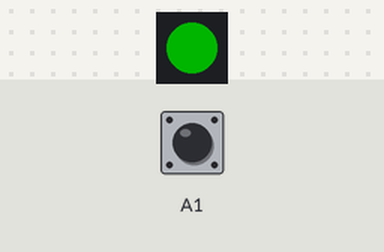
Bench run of a program on a simulated CircuitPython board. On the bench: 1 RGB LEDs in strip order, left to right. The inputs (shaded band) are chosen by the test bench; at power-on: A1 HIGH. Dim RGB values are drawn brighter than linear; USB keyboard and mouse output is not drawn.

Above: at 1.2 s.
1.3 s: A1 pulled LOW for 0.15 s
Timing chart, 0 to 4.3 s (numbered marks = the images above; inputs shaded):
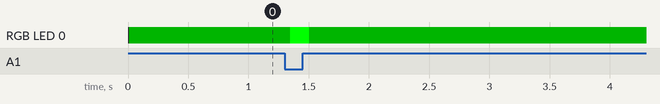

The program:

main.py
```python
import time
import board
import digitalio
import usb_hid
import adafruit_dotstar
from adafruit_hid.keyboard import Keyboard
from adafruit_hid.keycode import Keycode


class FootPedal:

    def __init__(self, callbacks, *, pin=board.A1):
        self.callbacks = callbacks
        switch = digitalio.DigitalInOut(pin)
        switch.direction = digitalio.Direction.INPUT
        switch.pull = digitalio.Pull.UP
        self.switch = switch
        self.updater = self.make_updater()

    def make_updater(self):
        is_pressed = False
        while True:
            if not self.switch.value:
                if not is_pressed:
                    for callback in self.callbacks:
                        callback.on_press()
                is_pressed = True
            else:
                for callback in self.callbacks:
                    callback.on_release()
                is_pressed = False
            yield

    def on_update(self):
        next(self.updater)


class LedIndicatorCallback:
    def __init__(self):
        led = adafruit_dotstar.DotStar(board.APA102_SCK, board.APA102_MOSI, 1)
        led[0] = (0, 255, 0)
        led.brightness = 0
        self.led = led

    def on_press(self):
        self.led.brightness = 1

    def on_release(self):
        self.led.brightness = 0.25


class DiscordCallback:

    PUSH_TO_TALK_KEY = Keycode.F12

    def __init__(self):
        self.keyboard = Keyboard(usb_hid.devices)

    def on_press(self):
        self.keyboard.press(self.PUSH_TO_TALK_KEY)

    def on_release(self):
        self.keyboard.release_all()


foot_pedal = FootPedal([DiscordCallback(), LedIndicatorCallback()])
while True:
    foot_pedal.on_update()
    time.sleep(0.05)
```

Measured:
- after the input at 1.3 s, RGB LED 0: RGB(0, 63, 0) → RGB(0, 255, 0) after 0.05 s, → RGB(0, 63, 0) 0.16 s later
